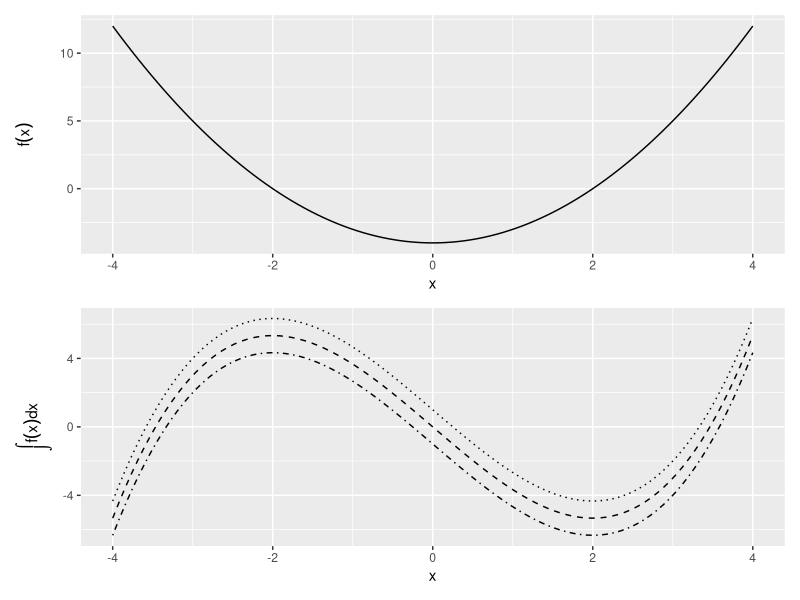
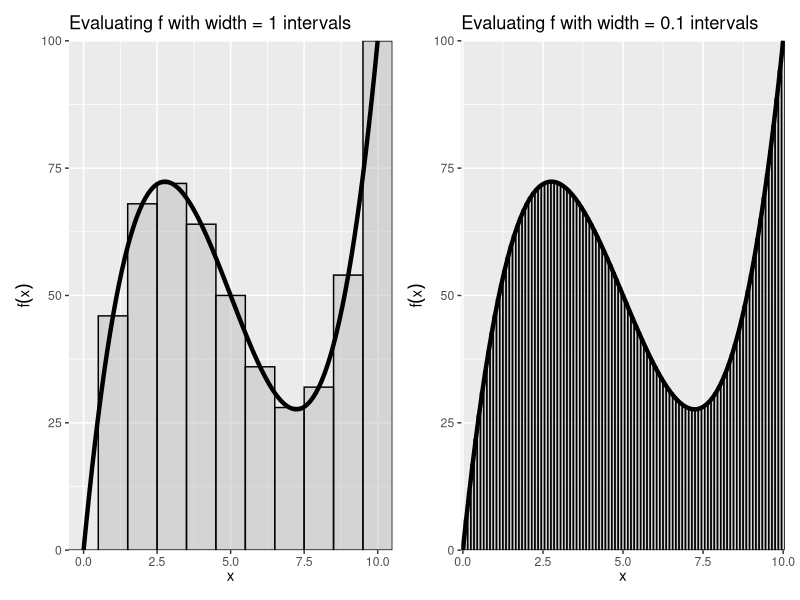

Reproduce these figures in R, in order.
## ---- chunk 1
library(ggplot2)
library(tibble)
library(patchwork)
library(tidyverse)
## ---- chunk 2
range1 <- tibble(x = c(-4, 4))

fx <- ggplot(range1, aes(x = x)) +
  stat_function(fun = function(x) x^2 - 4, size = 0.5) +
  labs(y = expression(f(x)))

Fx <- ggplot(range1, aes(x = x)) +
  stat_function(fun = function(x) (x^3)/3 - 4*x,     size = 0.5, linetype = "dashed") +
  stat_function(fun = function(x) (x^3)/3 - 4*x + 1, size = 0.5, linetype = "dotted") +
  stat_function(fun = function(x) (x^3)/3 - 4*x - 1, size = 0.5, linetype = "dotdash") +
  labs(y = expression(integral(f(x)*dx)))

p = fx + Fx + plot_layout(ncol = 1)
p
## ---- chunk 3
f3 <- function(x) -15*(x - 5) + (x - 5)^3 + 50

d1 <- tibble(x = seq(0, 10, 1)) %>%  mutate(f = f3(x))
d2 <- tibble(x = seq(0, 10, 0.1)) %>%  mutate(f = f3(x))

range <- tibble::tibble(x = c(0, 10))

fx0 <- ggplot(range, aes(x = x)) +
  labs(x = expression(x), y = expression(f(x)))

fx <- fx0 +  
  expand_limits(y = 0) + 
  scale_y_continuous(expand = c(0, 0)) +
  scale_x_continuous(expand = c(0, 0))

g1 <- fx +   geom_col(data = d1, aes(x, f), width = 1, fill = "gray", alpha = 0.5, color = "black") +   stat_function(fun = f3, size = 1.5) + labs(title = "Evaluating f with width = 1 intervals")
g2 <- fx +   geom_col(data = d2, aes(x, f), width = 0.1, fill = "gray", alpha = 0.5, color = "black")  +   stat_function(fun = f3, size = 1.5) +labs(title = "Evaluating f with width = 0.1 intervals")

g1 + g2 + plot_layout(nrow = 1)
